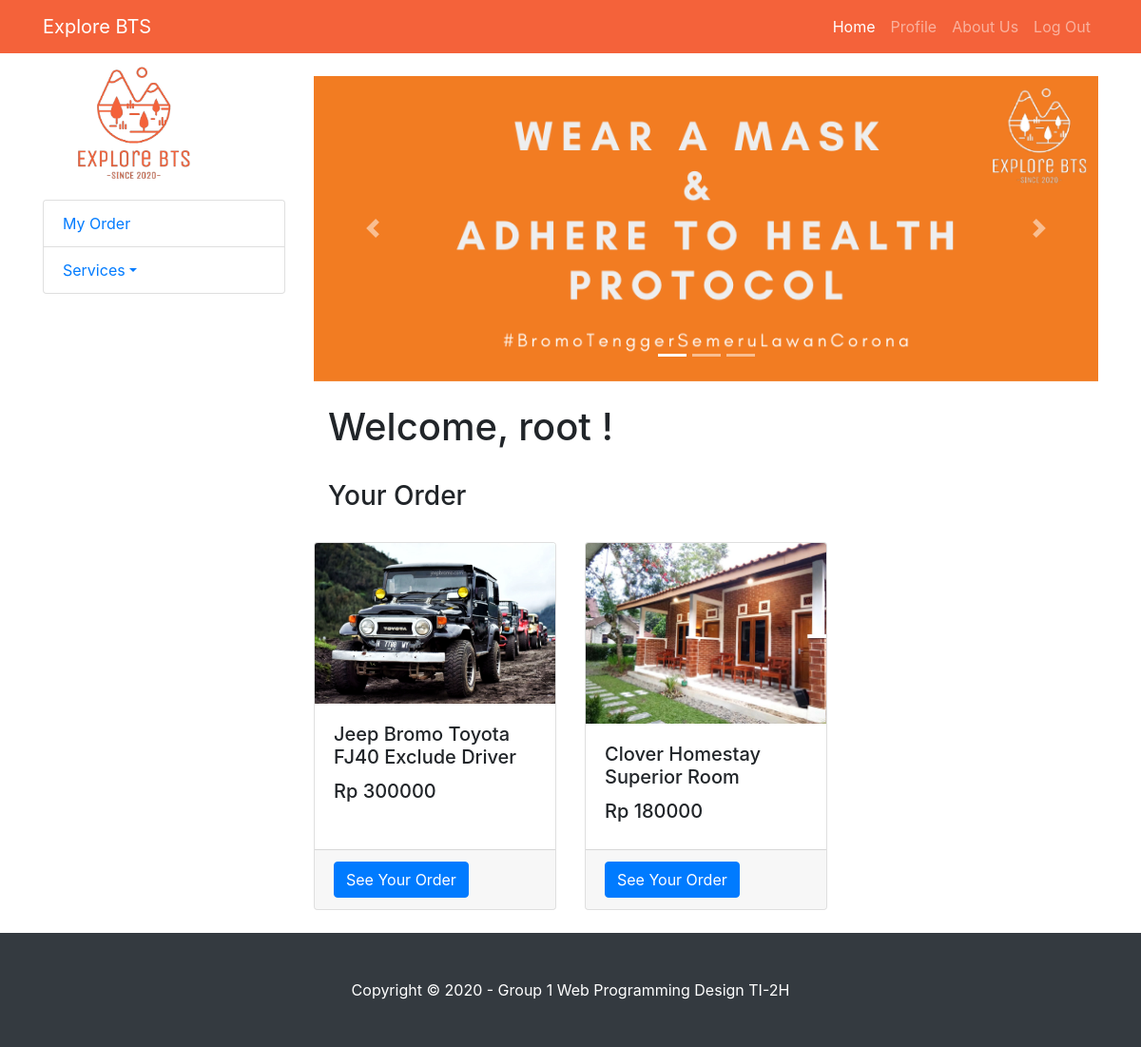
The app's page /myOrder.php (signed in) with its own data.
### tables this page shows
CREATE TABLE `bookings` (
  `booking_id` int(11) NOT NULL,
  `tourist_id` int(11) NOT NULL,
  `booking_date` date NOT NULL,
  `product_id` int(11) NOT NULL,
  `quantity` int(11) NOT NULL,
  `booking_days` int(2) NOT NULL DEFAULT 1
);

CREATE TABLE `products` (
  `product_id` int(11) NOT NULL,
  `product_name` varchar(100) NOT NULL,
  `product_pict` varchar(255) NOT NULL,
  `category_code` char(4) NOT NULL,
  `unit_price` int(11) NOT NULL,
  `product_stock` int(11) NOT NULL,
  `vendor_id` int(11) NOT NULL,
  `product_desc` varchar(255) NOT NULL
);

### myOrder.php (the view, shortened to what this page needs)
<!DOCTYPE html>
<html lang="en">
<head>
  <link href="vendor/bootstrap/css/bootstrap.min.css" rel="stylesheet">
  <link href="vendor/bootstrap/css/bootstrap.min.css" rel="stylesheet">
  <link href="css/shop-homepage.css" rel="stylesheet">
</head>
<body>
    <?php session_start();
    include 'components/navbarUser.php';
    ?>
  <div class="container">
    <div class="row">
      <div class="col-lg-3">
        <?php
        include 'components/sideMenuUser.php';
        ?>
      </div>
      </div>
      <div class="col-lg-9">
        <div id="myCarousel" class="carousel slide my-4" data-ride="carousel">
          <ol class="carousel-indicators">
            <li data-target="#myCarousel" data-slide-to="0" class="active"></li>
            <li data-target="#myCarousel" data-slide-to="1"></li>
            <li data-target="#myCarousel" data-slide-to="2"></li>
          </ol>
          <div class="carousel-inner" role="listbox">
            <div class="carousel-item active">
              <img class="d-block img-fluid" src="assets/slider-jumbotron-1.png" alt="First slide">
            </div>
          </div>
          <a class="carousel-control-prev" href="#myCarousel" role="button" data-slide="prev">
            <span class="carousel-control-prev-icon" aria-hidden="true"></span>
          </a>
          <a class="carousel-control-next" href="#myCarousel" role="button" data-slide="next">
            <span class="carousel-control-next-icon" aria-hidden="true"></span>
          </a>
        </div>
        <div class="container">
        <?php if($_SESSION['login']){ ?>
            <h1>Welcome, <?php echo $_SESSION['username']; ?> !</h1> <br>
            <?php } ?>
            <h3>Your Order</h3> <br>
        </div>
        <div class="row">
            <?php
                include "connection.php";
                $user_id = $_SESSION['user_id'];
                $query = "SELECT * FROM bookings INNER JOIN products
                 ON bookings.product_id = products.product_id
                  WHERE tourist_id = '$user_id'";
                $result = mysqli_query($connect, $query);
                if(mysqli_num_rows($result) > 0){
                    while($row = mysqli_fetch_assoc($result)){
            ?>
                    <div class="col-lg-4 col-md-6 mb-4">
                        <div class="card h-100">
                            <img class="card-img-top" src="uploads/product_pict/<?php echo $row['product_pict'];?>" alt="">
                            <div class="card-body">
                                <h5 class="card-title"><?php echo $row['product_name'];?></h5>
                                <h5>Rp <?php echo $row['unit_price'];?></h5>
                            </div>
                            <div class="card-footer">
                            <button type="button" class="btn btn-primary" data-toggle="modal" data-target="#modal<?php echo $row['product_id']; ?>">See Your Order </button>
                            </div>
                        </div>
                    </div>
            <?php
                    }
                } else {
                    echo "0 result";
                }
            ?>
        </div>
      </div>
    </div>
  </div>
  <footer class="py-5 bg-dark">
    <div class="container">
      <p class="m-0 text-center text-white">Copyright &copy;  2020 - Group 1 Web Programming Design TI-2H</p>
    </div>
  </footer>
</body>
</html>

### css/shop-homepage.css (style rules this page uses)
body { padding-top: 56px; }

### records on screen
bookings: product.product_pict (picture), product.product_name "Jeep Bromo Toyota FJ40 Exclude Driver", product.unit_price "300000"
bookings: product.product_pict (picture), product.product_name "Clover Homestay Superior Room", product.unit_price "180000"

### other values on screen
$_SESSION['username'] "root"
